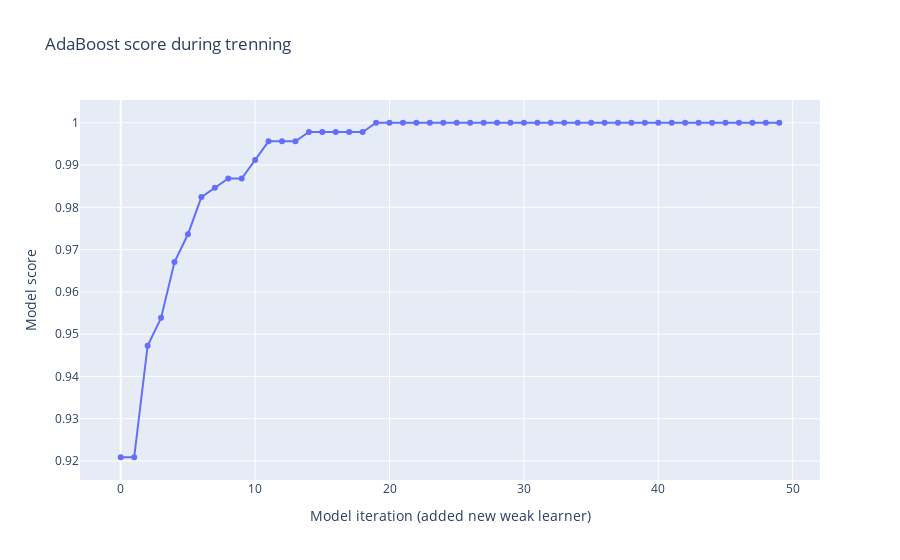

Notebook code for this chart:
### Markdown cell above
How was the AdaBoost score changing during the trenning?

### Code cell
y = list(clf.staged_score(X_train, y_train))

fig = go.Figure(data=go.Scatter(y=y, mode='markers+lines'))
fig.update_layout(title='AdaBoost score during trenning')
fig.update_xaxes(title='Model iteration (added new weak learner)')
fig.update_yaxes(title='Model score')
fig.show()

### Figure 1 — Plotly figure (JSON) as saved in the notebook; plotly's stock layout.template omitted (floating-point values rounded to 4 significant figures)
{"data": [{"mode": "markers+lines", "type": "scatter", "y": [0.9209, 0.9209, 0.9473, 0.9538, 0.967, 0.9736, 0.9824, 0.9846, 0.9868, 0.9868, 0.9912, 0.9956, 0.9956, 0.9956, 0.9978, 0.9978, 0.9978, 0.9978, 0.9978, 1, 1, 1, 1, 1, 1, 1, 1, 1, 1, 1, 1, 1, 1, 1, 1, 1, 1, 1, 1, 1, 1, 1, 1, 1, 1, 1, 1, 1, 1, 1]}], "layout": {"title": {"text": "AdaBoost score during trenning"}, "xaxis": {"title": {"text": "Model iteration (added new weak learner)"}}, "yaxis": {"title": {"text": "Model score"}}}}
